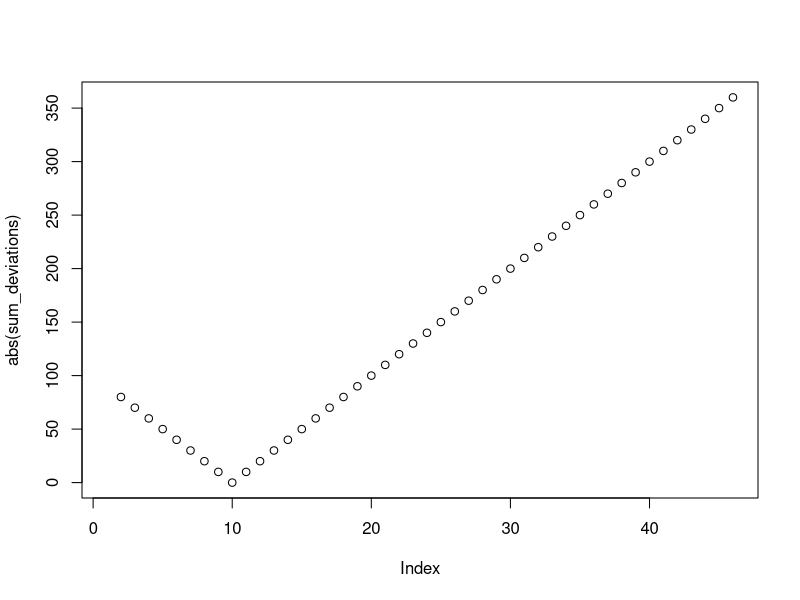

Reproduce this figure in R.
## ---- chunk 1
knitr::opts_chunk$set(echo = TRUE)
## ---- chunk 2
"scores" <- c(2,3,4,5,6,7,8,9,10,46)

mean(scores)


min(scores)
max(scores)

numbers_to_test <- min(scores):max(scores)

sum_deviations <-c() 
  for(i in numbers_to_test) {
  sum_deviations[i] <- sum(scores-i)
}

sum_deviations

plot(abs(sum_deviations))

which(sum_deviations == 0)
## ---- chunk 3
x <- c(2,4,6,8,10,13,16,19,22,26)

(length(x)/2)+1


length(x)


median(x)

